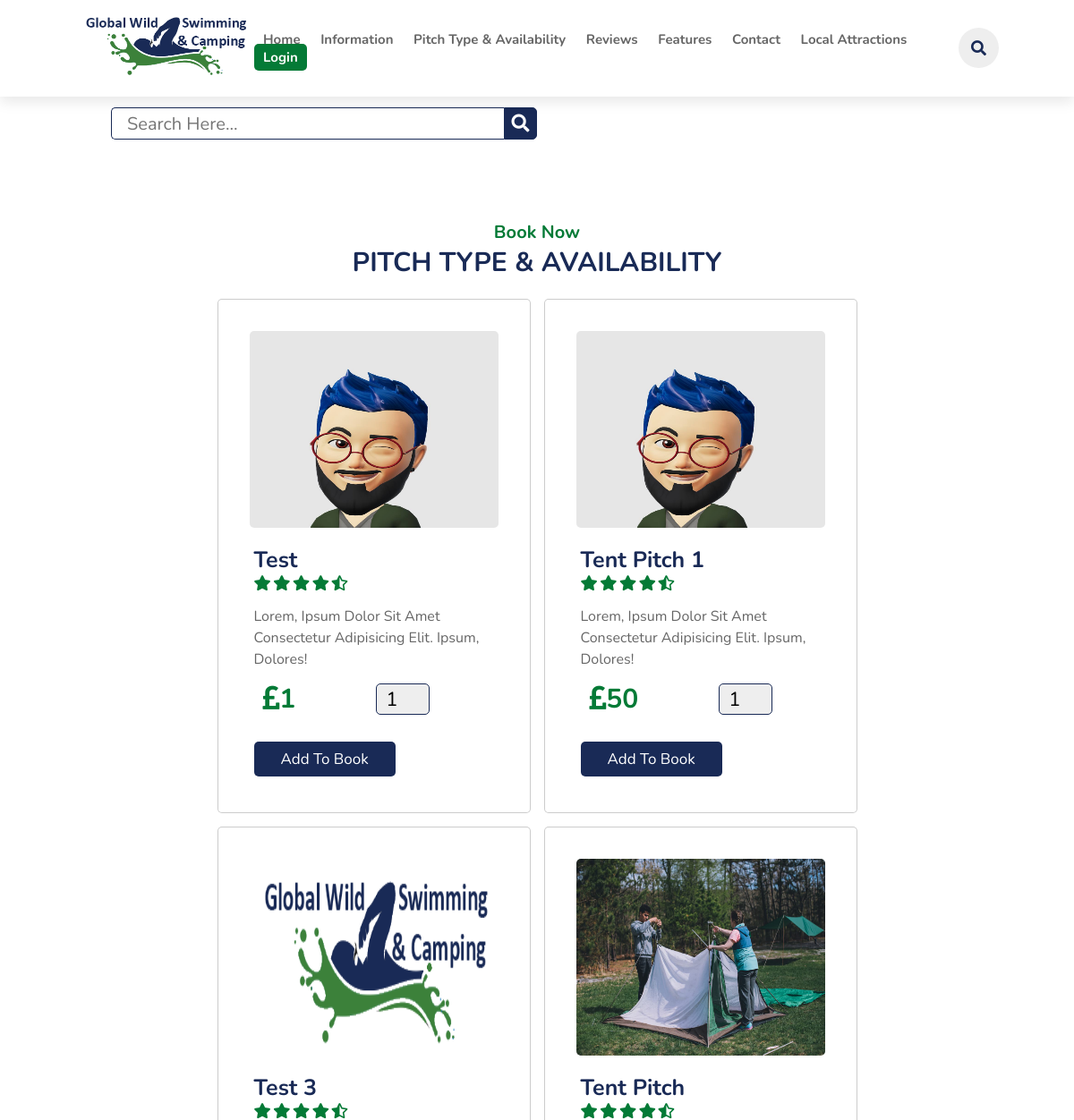
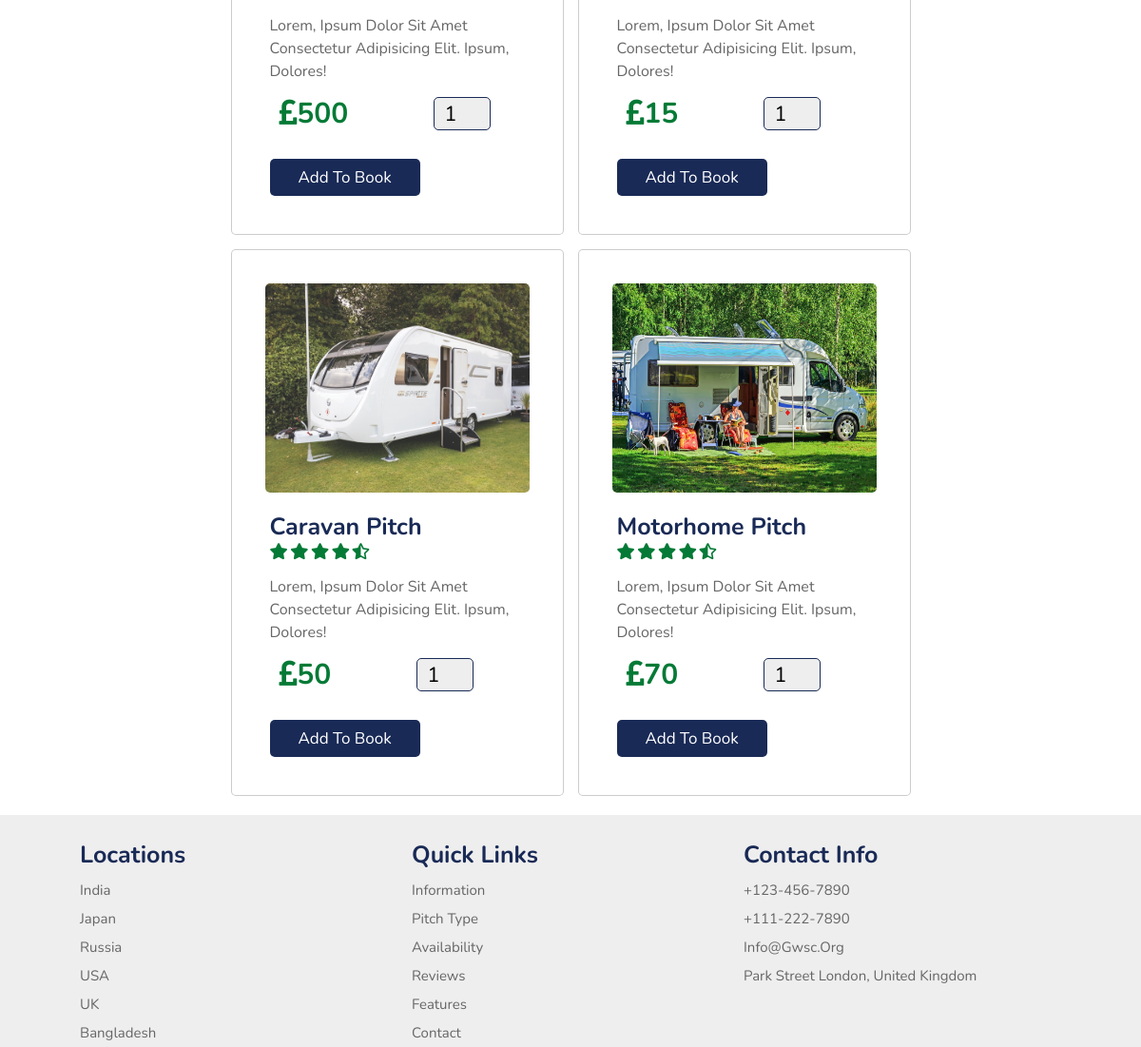
Page /pitch.php (upper part) on the earlier database version (2 pictures, top to bottom).
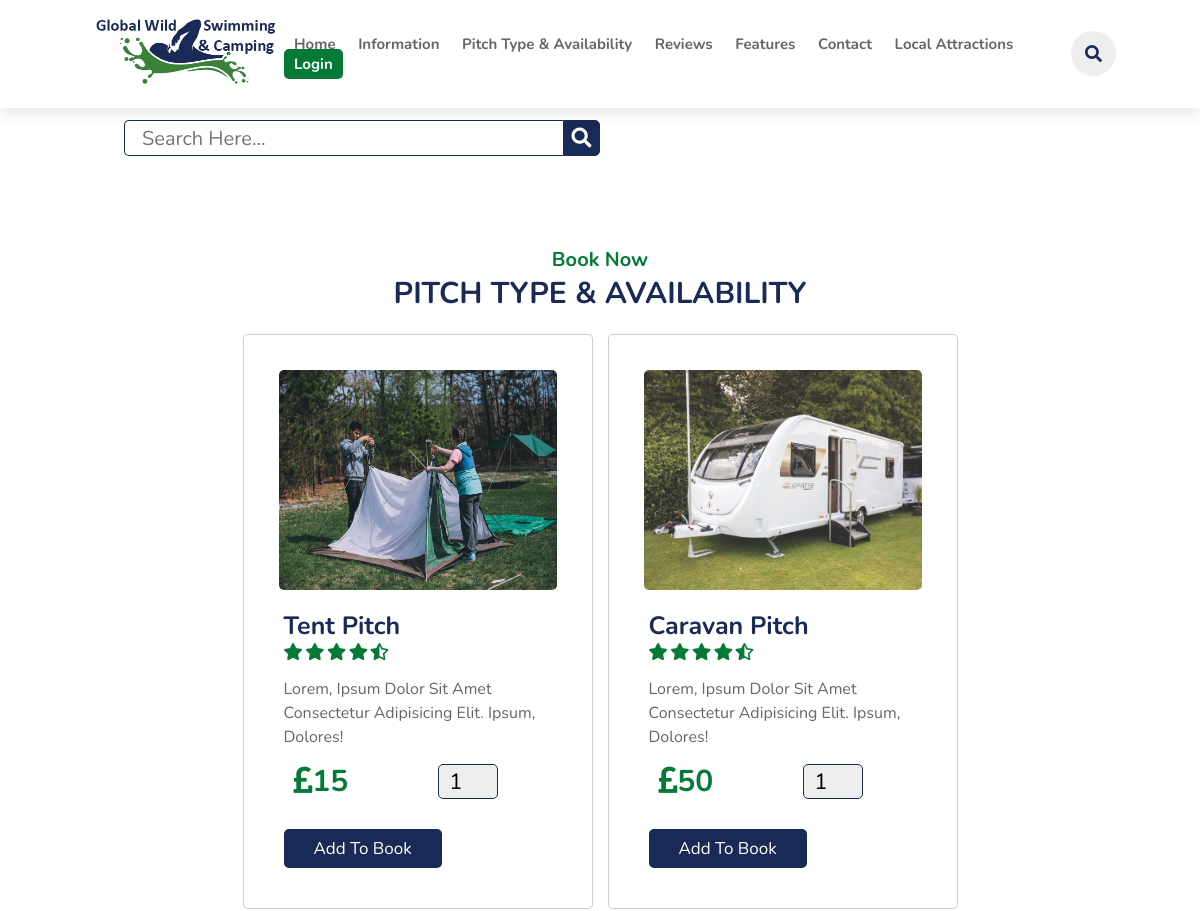
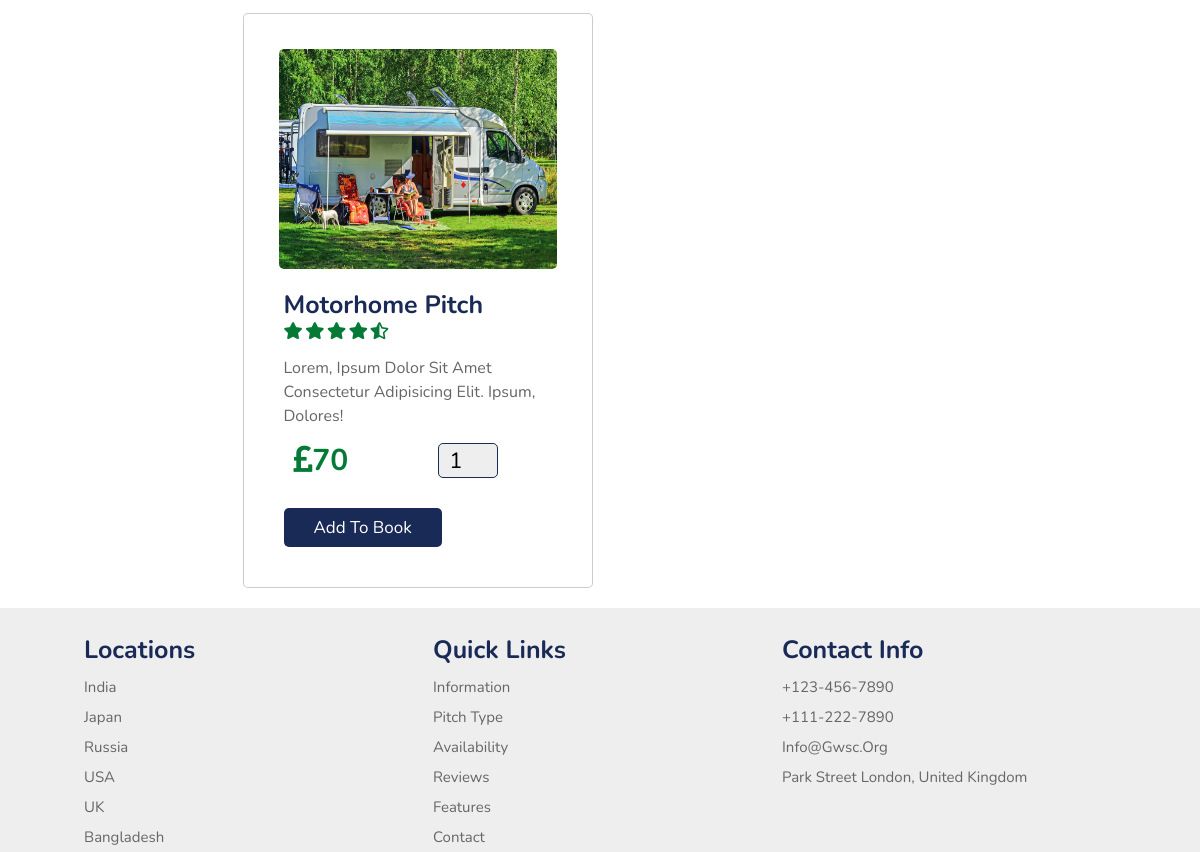
Same page on the later database version (2 pictures, top to bottom).
### tables this page shows
CREATE TABLE `pitch` (
  `id` varchar(20) NOT NULL,
  `name` varchar(50) NOT NULL,
  `price` varchar(10) NOT NULL,
  `image` varchar(50) NOT NULL
);

### pitch.php (the view, shortened to what this page needs)
<?php
include 'components/config.php';
?>
<!DOCTYPE html>
<html lang="en">
<head>
    <link rel="stylesheet" href="https://cdn.jsdelivr.net/npm/swiper@8/swiper-bundle.min.css" />
    <link rel="stylesheet" href="https://cdnjs.cloudflare.com/ajax/libs/font-awesome/5.15.3/css/all.min.css" />
    <link rel="stylesheet" href="css/style.css">
</head>
<body>
    <?php include 'components/header.php'; ?>
    <section>
        <form method="post" action="" class="p-search">
            <input type="text" name="search_box" placeholder="search here..." class="box">
            <button type="submit" name="search_btn" class="fas fa-search searchButton"></button>
        </form>
    </section>
    <section>
    </section>
    <section id="availability">
        <div class="availability">
            <h3 class="sub-heading">Book Now</h3>
            <h1 class="heading">Pitch Type & Availability</h1>
            <div class="box-container">
                <?php
                $select_pitch = $conn->prepare("SELECT * FROM `pitch`");
                $select_pitch->execute();
                if ($select_pitch->rowCount() > 0) {
                    while ($fetch_pitch = $select_pitch->fetch(PDO::FETCH_ASSOC)) {
                ?>
                        <form action="" method="POST" class="box">
                            <img src="uploaded_files_pitch/<?= $fetch_pitch['image']; ?>" class="image" alt="">
                            <div class="contect">
                                <h3><?= $fetch_pitch['name'] ?></h3>
                                <div class="stars">
                                    <i class="fas fa-star"></i>
                                    <i class="fas fa-star"></i>
                                    <i class="fas fa-star"></i>
                                    <i class="fas fa-star"></i>
                                    <i class="fas fa-star-half-alt"></i>
                                </div>
                                <p>Lorem, ipsum dolor sit amet consectetur adipisicing elit. Ipsum, dolores!</p>
                                <div class="flex-box">
                                    <p class="price"><i class="fas fa-pound-sign"></i><?= $fetch_pitch['price'] ?></p>
                                    <input type="number" name="qty" required min="1" value="1" max="99" maxlength="2" class="qty">
                                </div>
                                <input type="submit" name="add_to_booking" value="add to Book" class="btn">
                            </div>
                        </form>
                <?php
                    }
                } else {
                    echo '<p class="empty">no pitch found!</p>';
                }
                ?>
            </div>
        </div>
    </section>
    <?php include 'components/footer.php'; ?>
</body>
</html>

Differences in the rows shown:
removed pitch: image (picture), name "Test", price "1"
removed pitch: image (picture), name "Tent Pitch 1", price "50"
removed pitch: image (picture), name "Test 3", price "500"
